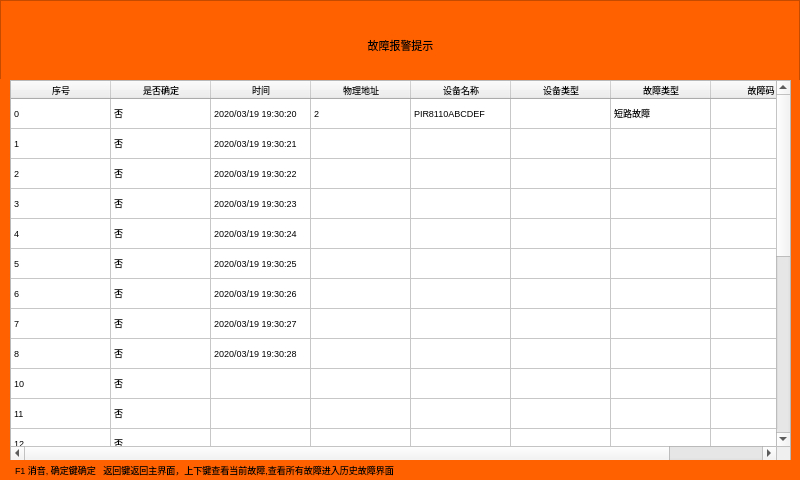
<?xml version="1.0" encoding="UTF-8"?>
<ui version="4.0">
 <class>realtimefault</class>
 <widget class="QWidget" name="realtimefault">
  <property name="geometry">
   <rect>
    <x>0</x>
    <y>0</y>
    <width>800</width>
    <height>480</height>
   </rect>
  </property>
  <property name="windowTitle">
   <string>Form</string>
  </property>
  <property name="styleSheet">
   <string notr="true"/>
  </property>
  <widget class="QFrame" name="frame">
   <property name="geometry">
    <rect>
     <x>0</x>
     <y>0</y>
     <width>800</width>
     <height>81</height>
    </rect>
   </property>
   <property name="styleSheet">
    <string notr="true">background-color: rgb(255, 97, 0);</string>
   </property>
   <property name="frameShape">
    <enum>QFrame::StyledPanel</enum>
   </property>
   <property name="frameShadow">
    <enum>QFrame::Sunken</enum>
   </property>
   <widget class="QLabel" name="label_title">
    <property name="geometry">
     <rect>
      <x>310</x>
      <y>30</y>
      <width>181</width>
      <height>31</height>
     </rect>
    </property>
    <property name="font">
     <font>
      <pointsize>8</pointsize>
      <weight>50</weight>
      <bold>false</bold>
     </font>
    </property>
    <property name="text">
     <string>故障报警提示</string>
    </property>
    <property name="alignment">
     <set>Qt::AlignCenter</set>
    </property>
   </widget>
  </widget>
  <widget class="QLabel" name="label">
   <property name="geometry">
    <rect>
     <x>0</x>
     <y>79</y>
     <width>10</width>
     <height>401</height>
    </rect>
   </property>
   <property name="styleSheet">
    <string notr="true">background-color: rgb(255, 97, 0);</string>
   </property>
   <property name="text">
    <string/>
   </property>
  </widget>
  <widget class="QLabel" name="label_9">
   <property name="geometry">
    <rect>
     <x>790</x>
     <y>80</y>
     <width>10</width>
     <height>390</height>
    </rect>
   </property>
   <property name="styleSheet">
    <string notr="true">background-color: rgb(255, 97, 0);</string>
   </property>
   <property name="text">
    <string/>
   </property>
  </widget>
  <widget class="QTableWidget" name="tableWidget">
   <property name="geometry">
    <rect>
     <x>10</x>
     <y>80</y>
     <width>781</width>
     <height>381</height>
    </rect>
   </property>
   <property name="font">
    <font>
     <pointsize>7</pointsize>
    </font>
   </property>
   <property name="styleSheet">
    <string notr="true"/>
   </property>
   <attribute name="verticalHeaderVisible">
    <bool>false</bool>
   </attribute>
   <row>
    <property name="text">
     <string/>
    </property>
   </row>
   <row>
    <property name="text">
     <string/>
    </property>
   </row>
   <row>
    <property name="text">
     <string/>
    </property>
   </row>
   <row>
    <property name="text">
     <string/>
    </property>
   </row>
   <row>
    <property name="text">
     <string/>
    </property>
   </row>
   <row>
    <property name="text">
     <string/>
    </property>
   </row>
   <row>
    <property name="text">
     <string/>
    </property>
   </row>
   <row>
    <property name="text">
     <string/>
    </property>
   </row>
   <row>
    <property name="text">
     <string/>
    </property>
   </row>
   <row>
    <property name="text">
     <string/>
    </property>
   </row>
   <row>
    <property name="text">
     <string/>
    </property>
   </row>
   <row>
    <property name="text">
     <string/>
    </property>
   </row>
   <row>
    <property name="text">
     <string/>
    </property>
   </row>
   <row>
    <property name="text">
     <string>New Row</string>
    </property>
   </row>
   <row>
    <property name="text">
     <string>New Row</string>
    </property>
   </row>
   <row>
    <property name="text">
     <string>New Row</string>
    </property>
   </row>
   <row>
    <property name="text">
     <string>New Row</string>
    </property>
   </row>
   <row>
    <property name="text">
     <string>New Row</string>
    </property>
   </row>
   <row>
    <property name="text">
     <string>New Row</string>
    </property>
   </row>
   <row>
    <property name="text">
     <string>New Row</string>
    </property>
   </row>
   <row>
    <property name="text">
     <string>New Row</string>
    </property>
   </row>
   <row>
    <property name="text">
     <string>New Row</string>
    </property>
   </row>
   <row>
    <property name="text">
     <string>New Row</string>
    </property>
   </row>
   <column>
    <property name="text">
     <string>序号</string>
    </property>
    <property name="font">
     <font>
      <pointsize>7</pointsize>
     </font>
    </property>
   </column>
   <column>
    <property name="text">
     <string>是否确定</string>
    </property>
    <property name="font">
     <font>
      <pointsize>7</pointsize>
     </font>
    </property>
   </column>
   <column>
    <property name="text">
     <string>时间</string>
    </property>
    <property name="font">
     <font>
      <pointsize>7</pointsize>
     </font>
    </property>
   </column>
   <column>
    <property name="text">
     <string>物理地址</string>
    </property>
    <property name="font">
     <font>
      <pointsize>7</pointsize>
     </font>
    </property>
   </column>
   <column>
    <property name="text">
     <string>设备名称</string>
    </property>
    <property name="font">
     <font>
      <pointsize>7</pointsize>
     </font>
    </property>
   </column>
   <column>
    <property name="text">
     <string>设备类型</string>
    </property>
    <property name="font">
     <font>
      <pointsize>7</pointsize>
     </font>
    </property>
   </column>
   <column>
    <property name="text">
     <string>故障类型</string>
    </property>
    <property name="font">
     <font>
      <pointsize>7</pointsize>
     </font>
    </property>
   </column>
   <column>
    <property name="text">
     <string>故障码</string>
    </property>
    <property name="font">
     <font>
      <pointsize>7</pointsize>
     </font>
    </property>
   </column>
   <item row="0" column="0">
    <property name="text">
     <string>0</string>
    </property>
   </item>
   <item row="0" column="1">
    <property name="text">
     <string>否</string>
    </property>
   </item>
   <item row="0" column="2">
    <property name="text">
     <string>2020/03/19 19:30:20</string>
    </property>
    <property name="font">
     <font>
      <pointsize>7</pointsize>
     </font>
    </property>
   </item>
   <item row="0" column="3">
    <property name="text">
     <string>2</string>
    </property>
    <property name="font">
     <font>
      <pointsize>7</pointsize>
     </font>
    </property>
   </item>
   <item row="0" column="4">
    <property name="text">
     <string>PIR8110ABCDEF</string>
    </property>
    <property name="font">
     <font>
      <pointsize>7</pointsize>
     </font>
    </property>
   </item>
   <item row="0" column="6">
    <property name="text">
     <string>短路故障</string>
    </property>
    <property name="font">
     <font>
      <pointsize>7</pointsize>
     </font>
    </property>
   </item>
   <item row="1" column="0">
    <property name="text">
     <string>1</string>
    </property>
   </item>
   <item row="1" column="1">
    <property name="text">
     <string>否</string>
    </property>
   </item>
   <item row="1" column="2">
    <property name="text">
     <string>2020/03/19 19:30:21</string>
    </property>
   </item>
   <item row="2" column="0">
    <property name="text">
     <string>2</string>
    </property>
   </item>
   <item row="2" column="1">
    <property name="text">
     <string>否</string>
    </property>
   </item>
   <item row="2" column="2">
    <property name="text">
     <string>2020/03/19 19:30:22</string>
    </property>
   </item>
   <item row="3" column="0">
    <property name="text">
     <string>3</string>
    </property>
   </item>
   <item row="3" column="1">
    <property name="text">
     <string>否</string>
    </property>
   </item>
   <item row="3" column="2">
    <property name="text">
     <string>2020/03/19 19:30:23</string>
    </property>
   </item>
   <item row="4" column="0">
    <property name="text">
     <string>4</string>
    </property>
   </item>
   <item row="4" column="1">
    <property name="text">
     <string>否</string>
    </property>
   </item>
   <item row="4" column="2">
    <property name="text">
     <string>2020/03/19 19:30:24</string>
    </property>
   </item>
   <item row="5" column="0">
    <property name="text">
     <string>5</string>
    </property>
   </item>
   <item row="5" column="1">
    <property name="text">
     <string>否</string>
    </property>
   </item>
   <item row="5" column="2">
    <property name="text">
     <string>2020/03/19 19:30:25</string>
    </property>
   </item>
   <item row="6" column="0">
    <property name="text">
     <string>6</string>
    </property>
   </item>
   <item row="6" column="1">
    <property name="text">
     <string>否</string>
    </property>
   </item>
   <item row="6" column="2">
    <property name="text">
     <string>2020/03/19 19:30:26</string>
    </property>
   </item>
   <item row="7" column="0">
    <property name="text">
     <string>7</string>
    </property>
   </item>
   <item row="7" column="1">
    <property name="text">
     <string>否</string>
    </property>
   </item>
   <item row="7" column="2">
    <property name="text">
     <string>2020/03/19 19:30:27</string>
    </property>
   </item>
   <item row="8" column="0">
    <property name="text">
     <string>8</string>
    </property>
   </item>
   <item row="8" column="1">
    <property name="text">
     <string>否</string>
    </property>
   </item>
   <item row="8" column="2">
    <property name="text">
     <string>2020/03/19 19:30:28</string>
    </property>
   </item>
   <item row="9" column="0">
    <property name="text">
     <string>10</string>
    </property>
   </item>
   <item row="9" column="1">
    <property name="text">
     <string>否</string>
    </property>
   </item>
   <item row="10" column="0">
    <property name="text">
     <string>11</string>
    </property>
   </item>
   <item row="10" column="1">
    <property name="text">
     <string>否</string>
    </property>
   </item>
   <item row="11" column="0">
    <property name="text">
     <string>12</string>
    </property>
   </item>
   <item row="11" column="1">
    <property name="text">
     <string>否</string>
    </property>
   </item>
   <item row="12" column="0">
    <property name="text">
     <string>13</string>
    </property>
   </item>
   <item row="12" column="1">
    <property name="text">
     <string>否</string>
    </property>
   </item>
   <item row="13" column="0">
    <property name="text">
     <string>14</string>
    </property>
   </item>
   <item row="13" column="1">
    <property name="text">
     <string>否</string>
    </property>
   </item>
   <item row="14" column="0">
    <property name="text">
     <string>15</string>
    </property>
   </item>
   <item row="14" column="1">
    <property name="text">
     <string>否</string>
    </property>
   </item>
   <item row="15" column="0">
    <property name="text">
     <string>16</string>
    </property>
   </item>
   <item row="15" column="1">
    <property name="text">
     <string>否</string>
    </property>
   </item>
   <item row="16" column="0">
    <property name="text">
     <string>17</string>
    </property>
   </item>
   <item row="16" column="1">
    <property name="text">
     <string>否</string>
    </property>
   </item>
   <item row="17" column="0">
    <property name="text">
     <string>18</string>
    </property>
   </item>
   <item row="17" column="1">
    <property name="text">
     <string>否</string>
    </property>
   </item>
   <item row="18" column="0">
    <property name="text">
     <string>19</string>
    </property>
   </item>
   <item row="18" column="1">
    <property name="text">
     <string>否</string>
    </property>
   </item>
   <item row="19" column="0">
    <property name="text">
     <string>20</string>
    </property>
   </item>
   <item row="19" column="1">
    <property name="text">
     <string>否</string>
    </property>
   </item>
   <item row="20" column="0">
    <property name="text">
     <string>21</string>
    </property>
   </item>
   <item row="20" column="1">
    <property name="text">
     <string>否</string>
    </property>
   </item>
   <item row="21" column="0">
    <property name="text">
     <string>22</string>
    </property>
   </item>
   <item row="21" column="1">
    <property name="text">
     <string>否</string>
    </property>
   </item>
   <item row="22" column="0">
    <property name="text">
     <string>23</string>
    </property>
   </item>
   <item row="22" column="1">
    <property name="text">
     <string>否</string>
    </property>
   </item>
  </widget>
  <widget class="QLabel" name="label_tip">
   <property name="geometry">
    <rect>
     <x>0</x>
     <y>460</y>
     <width>800</width>
     <height>20</height>
    </rect>
   </property>
   <property name="font">
    <font>
     <pointsize>7</pointsize>
    </font>
   </property>
   <property name="styleSheet">
    <string notr="true">background-color: rgb(255, 97, 0);</string>
   </property>
   <property name="text">
    <string>      F1 消音, 确定键确定   返回键返回主界面，上下键查看当前故障,查看所有故障进入历史故障界面</string>
   </property>
  </widget>
 </widget>
 <resources/>
 <connections/>
</ui>
